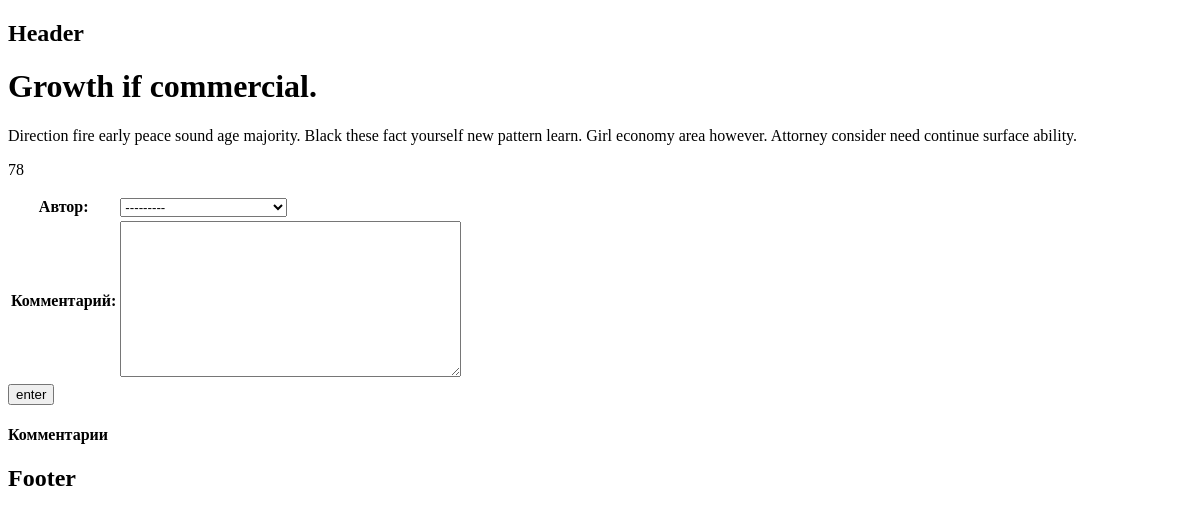
The app's page /2/article_with_comment/1, older data.
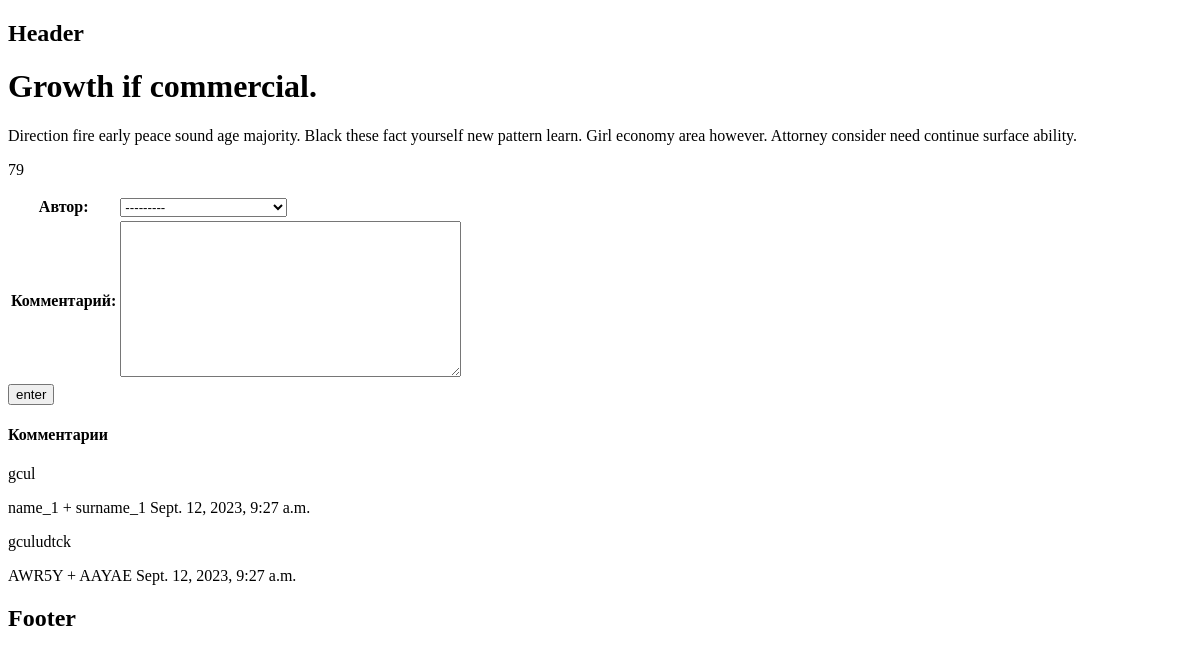
The same page, newer data.
### _2_app/models.py (models this page shows)
class Article(models.Model):
    title = models.CharField(max_length=200)
    content = models.TextField()
    publication_date = models.DateField(auto_now=True)
    author = models.ForeignKey(Author, on_delete=models.CASCADE)
    category = models.CharField(max_length=100)
    views = models.IntegerField(default=0)
    is_published = models.BooleanField(default=False)

class Comment(models.Model):
    author = models.ForeignKey(Author, on_delete=models.CASCADE)
    article = models.ForeignKey(Article, on_delete=models.CASCADE)
    comment = models.TextField()
    created_date = models.DateTimeField(auto_now_add=True)
    modified_date = models.DateTimeField(auto_now=True)

class Author(models.Model):
    name = models.CharField(max_length=100)
    surname = models.CharField(max_length=100)
    email = models.EmailField()
    biography = models.TextField()
    birthday = models.DateTimeField()
    def __str__(self):
        return f'{self.name} + {self.surname}'

### _2_app/views.py (the view)
# urls.py: path('article_with_comment/<int:article_id>', views.comment_form, name='article_with_comment'),
def comment_form(request, article_id):
    message = ""
    article = Article.objects.filter(pk=article_id).first()
    comments = Comment.objects.filter(article=article_id).all()
    if request.method == 'POST':
        form = forms.Comment(request.POST)
        if form.is_valid():
            comment = form.cleaned_data['comment']
            author = form.cleaned_data['author']
            comment = Comment(
                            comment=comment,
                            author=author,
                            article=article,
                            )
            comment.save()
            message = "Коментарий успешно сохранен"
    else:
        form = forms.Comment()
    return render(
        request,
        '_2_app/article_with_comment.html',
        {
            'form': form,
            'message': message,
            'title': "Статья с возможностю коментировать",
            'article': article,
            'comments': comments
        })

### _2_app/forms.py
class Comment(forms.Form):
    author = forms.ModelChoiceField(label='Автор', queryset=models.Author.objects.all())
    comment = forms.CharField(label='Комментарий', widget=forms.Textarea)

### _2_app/templates/_2_app/article_with_comment.html (shortened to what this page needs)
{% extends '_hw_1_app/base.html' %}
{% block content %}
    <h1> {{ article.title }} </h1>
    <p>{{ article.content }}</p>
    <p>{{ article.views }}</p>
    <form method="post">
        <table>{{ form.as_table }}</table>
        <input type="submit" value="enter" >
    </form>
    <h4> Комментарии </h4>
    {% for comment in comments %}
        <p>
            {{ comment.comment }}
        </p>
        <p>
            {{ comment.author }} {{ comment.created_date }}
        </p>
    {% endfor %}
{% endblock %}

Row changes from the older to the newer data that the page shows:
changed Article "Growth if commercial.": views "78" → "79"
added Comment: comment "gcul", author "name_1 + surname_1", created_date "Sept. 12, 2023, 9:27 a.m."
added Comment: comment "gculudtck", author "AWR5Y + AAYAE", created_date "Sept. 12, 2023, 9:27 a.m."
